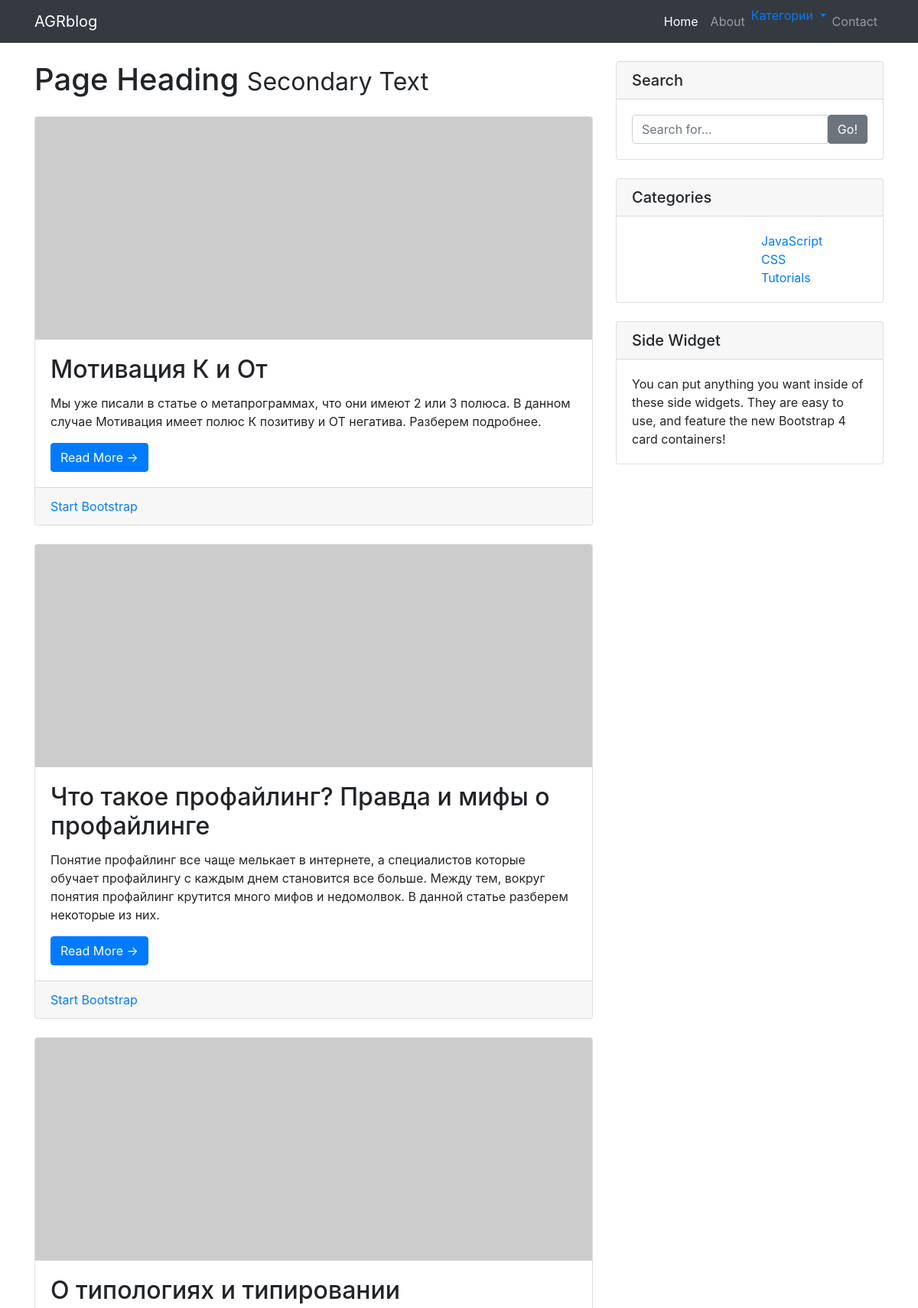
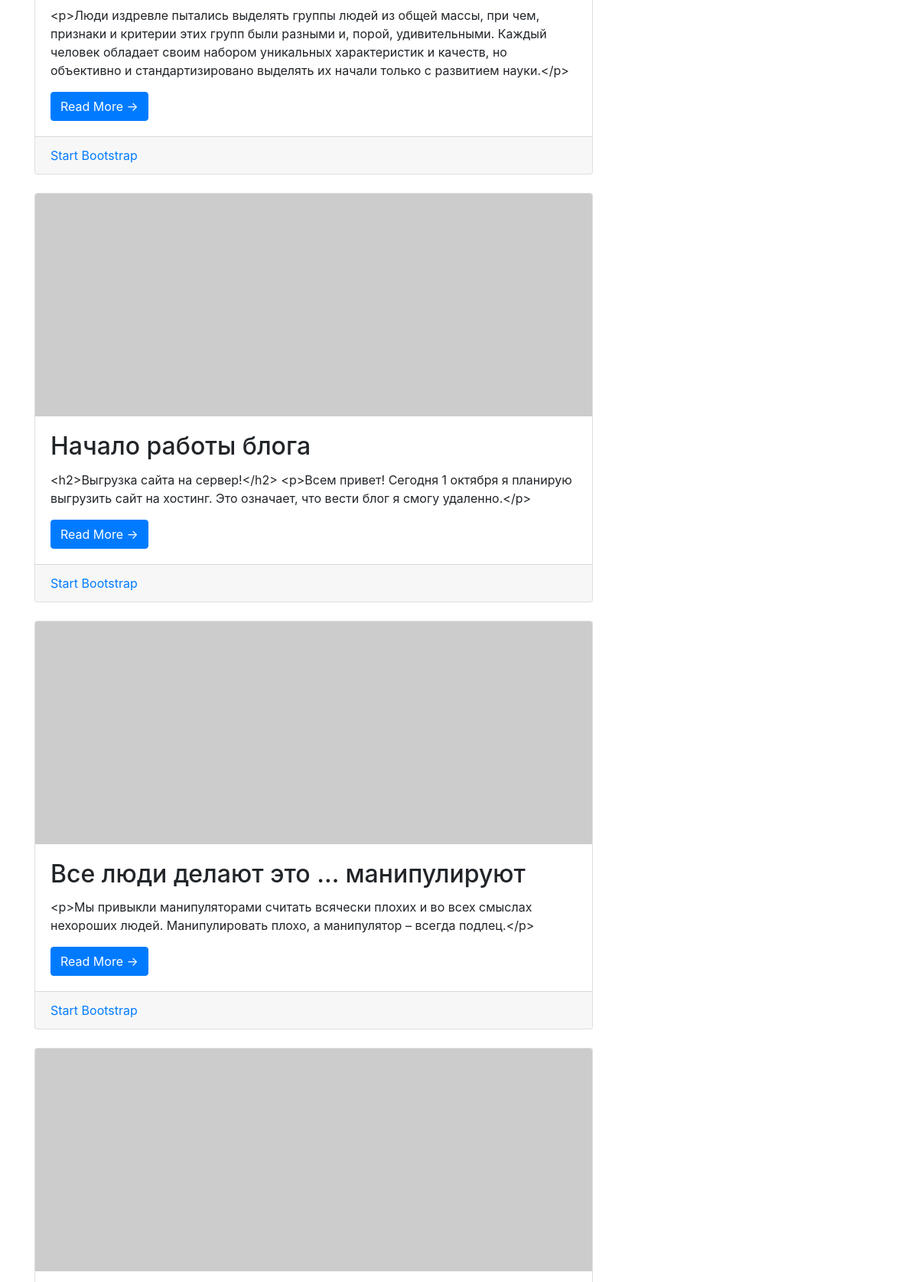
The page / (upper part) on the database its author committed (2 pictures, top to bottom).
### Portalapp/models.py (models this page shows, shortened)
class Blog (models.Model):
    category = models.ForeignKey (Category, on_delete=models.PROTECT, verbose_name='Категория')
    title = models.CharField (max_length=120, verbose_name='Название')
    slug = models.SlugField()
    image = models.ImageField(upload_to=generate_filename, verbose_name='Изображение')
    text_min = models.TextField(max_length= 350,verbose_name='Краткое описание')
    content = models.TextField(verbose_name='Содержание')
    likes = models.PositiveIntegerField(default=0, verbose_name='Лайки')
    dislikes = models.PositiveIntegerField(default=0, verbose_name='Дизлайки')
    objects = models.Manager()
    tags = models.ManyToManyField('Tag', blank=True, related_name='blogs')

### Portalapp/views.py (the view)
# urls.py: path('', post_list, name='post_list_url'),
def post_list(request):
    posts = Blog.objects.all()
    return render(request, 'index.html', context = {'posts': posts})

### templates/index.html (shortened to what this page needs)
{% load static%}
<!DOCTYPE html>
<html lang="en">
<head>
  <link href="{% static 'bootstrap/css/bootstrap.css' %}"rel="stylesheet">
  <link href="{% static 'css/blog-home.css' %}" rel="stylesheet">
</head>
<body>
  <nav class="navbar navbar-expand-lg navbar-dark bg-dark fixed-top">
    <div class="container">
      <a class="navbar-brand" href="{% url 'post_list_url' %}">AGRblog</a>
      <div class="collapse navbar-collapse" id="navbarResponsive">
        <ul class="navbar-nav ml-auto">
          <li class="nav-item active">
            <a class="nav-link" href="#">Home
            </a>
          </li>
          <li class="nav-item">
            <a class="nav-link" href="#">About</a>
          </li>
          <li class="nav-item">
        <li class="dropdown">
                  <a href="#" class="dropdown-toggle" data-toggle="dropdown">Категории <b class="caret"></b></a>
                </li>
          <li class="nav-item">
            <a class="nav-link" href="#">Contact</a>
          </li>
        </ul>
      </div>
    </div>
  </nav>
{% block content %}
  <div class="container">
    <div class="row">
      <div class="col-md-8">
        <h1 class="my-4">Page Heading
          <small>Secondary Text</small>
        </h1>
          {% for post in posts %}
        <div class="card mb-4">
          <img class="card-img-top" src="http://placehold.it/750x300" alt="Card image cap">
          <div class="card-body">
            <h2 class="card-title">{{post.title}}</h2>
            <p>{{ post.text_min }}</p>
              <a href="#" class="btn btn-primary">Read More &rarr;</a>
          </div>
          <div class="card-footer text-muted">
            <a href="#">Start Bootstrap</a>
          </div>
        </div>
              {% endfor %}
        <div class="card mb-4">
          <img class="card-img-top" src="http://placehold.it/750x300" alt="Card image cap">
          <div class="card-body">
          </div>
        </div>
{% endblock %}
      </div>
      <div class="col-md-4">
        <div class="card my-4">
          <h5 class="card-header">Search</h5>
          <div class="card-body">
            <div class="input-group">
              <input type="text" class="form-control" placeholder="Search for...">
              <span class="input-group-btn">
                <button class="btn btn-secondary" type="button">Go!</button>
              </span>
            </div>
          </div>
        </div>
        <div class="card my-4">
          <h5 class="card-header">Categories</h5>
          <div class="card-body">
            <div class="row">
              <div class="col-lg-6">
              </div>
              <div class="col-lg-6">
                <ul class="list-unstyled mb-0">
                  <li>
                    <a href="#">JavaScript</a>
                  </li>
                  <li>
                    <a href="#">CSS</a>
                  </li>
                  <li>
                    <a href="#">Tutorials</a>
                  </li>
                </ul>
              </div>
            </div>
          </div>
        </div>
        <div class="card my-4">
          <h5 class="card-header">Side Widget</h5>
          <div class="card-body">
            You can put anything you want inside of these side widgets. They are easy to use, and feature the new Bootstrap 4 card containers!
          </div>
        </div>
      </div>
    </div>
  </div>
</body>
</html>

### static_in_dev/css/blog-home.css (style rules this page uses)
body { padding-top: 56px; }

### rows shown on the page
Blog: title "Мотивация К и От", text_min "Мы уже писали в статье о метапрограммах, что они имеют 2 или 3 полюса. В данном случае Мотивация имеет полюс К позитиву и ОТ негатива. Разберем подробнее."
Blog: title "Что такое профайлинг? Правда и мифы о профайлинге", text_min "Понятие профайлинг все чаще мелькает в интернете, а специалистов которые обучает профайлингу с каждым днем становится все больше. Между тем, вокруг понятия профайлинг крутится много мифов и недомолвок. В данной статье разберем некоторые из них."
Blog: title "О типологиях и типировании", text_min "<p>Люди издревле пытались выделять группы людей из общей массы, при чем, признаки и критерии этих групп были разными и, порой, удивительными. Каждый человек обладает своим набором уникальных характеристик и качеств, но объективно и стандартизировано выделять их начали только с развитием науки.</p>"
Blog: title "Начало работы блога", text_min "<h2>Выгрузка сайта на сервер!</h2> <p>Всем привет! Сегодня 1 октября я планирую выгрузить сайт на хостинг. Это означает, что вести блог я смогу удаленно.</p>"
Blog: title "Все люди делают это … манипулируют", text_min "<p>Мы привыкли манипуляторами считать всячески плохих и во всех смыслах нехороших людей. Манипулировать плохо, а манипулятор – всегда подлец.</p>"
